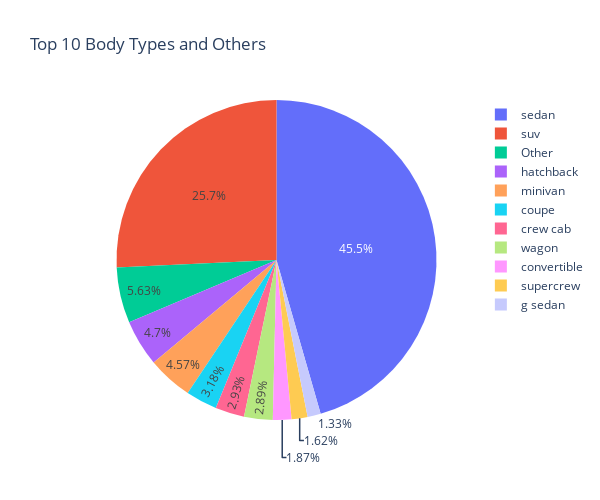

Write notebook code for a chart like this one.
### Code cell
#Count the occurrences of each body type
body_counts = car_df['body'].value_counts()

#Get the top 10 body types
top_10_bodies = body_counts.head(10)

#Sum the counts of the body types not in the top 10
other_count = body_counts[10:].sum()

#Create a DataFrame with the top 10 bodies
top_bodies_df = pd.DataFrame({
    'body': top_10_bodies.index,
    'percent': top_10_bodies.values / len(car_df)
})

#Calculate 'Other' category and create its DataFrame
other_df = pd.DataFrame({'body': ['Other'], 'percent': [other_count / len(car_df)]})

#Concatenate top 10 bodies DataFrame and 'Other' DataFrame
combined_df = pd.concat([top_bodies_df, other_df], ignore_index=True)

#Create the pie chart using Plotly
fig = px.pie(
    combined_df,
    names='body',
    values='percent',
    title='Top 10 Body Types and Others',
    width=600,
    height=500
)

fig.show()

### Figure 1 — Plotly figure (JSON) as saved in the notebook; plotly's stock layout.template omitted (floating-point values rounded to 4 significant figures)
{"data": [{"domain": {"x": [0, 1], "y": [0, 1]}, "hovertemplate": "body=%{label}<br>percent=%{value}<extra></extra>", "labels": ["sedan", "suv", "hatchback", "minivan", "coupe", "crew cab", "wagon", "convertible", "supercrew", "g sedan", "Other"], "legendgroup": "", "name": "", "showlegend": true, "type": "pie", "values": [0.4555, 0.2574, 0.04695, 0.04568, 0.03177, 0.02934, 0.02886, 0.01875, 0.01616, 0.01327, 0.0563]}], "layout": {"height": 500, "legend": {"tracegroupgap": 0}, "title": {"text": "Top 10 Body Types and Others"}, "width": 600}}
